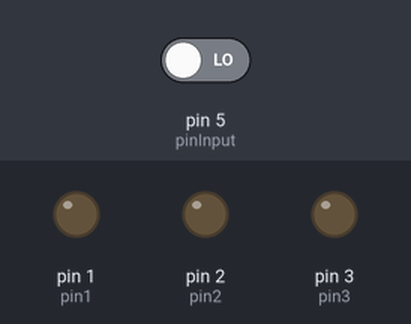
The sketch below on a simulated Arduino Uno, built with avr-gcc and run on an emulated ATmega328P. Shown: output pins drawn as LEDs (lit = HIGH). Dashed ring = blinking. The inputs (shaded band) are chosen by the test bench; at power-on: pin 5 (pinInput) LOW.

Above: at 2.3 s.
2.4 s: pin 5 (pinInput) driven HIGH
At 3.12 s:
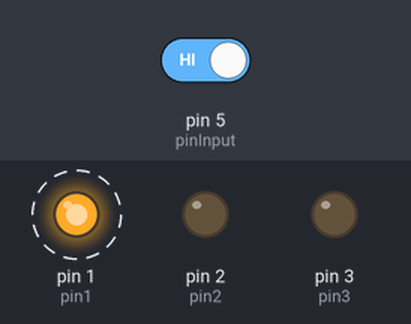
At 3.62 s:
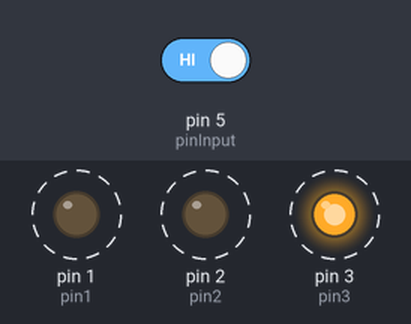
5.9 s: pin 5 (pinInput) driven LOW
At 7.0 s:
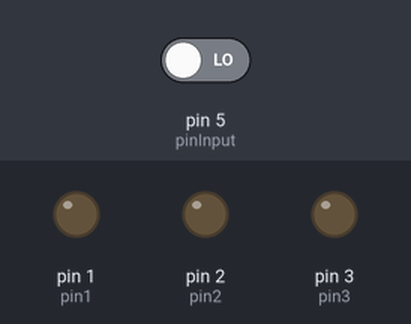
Timing chart, 0 to 8.9 s (numbered marks = the images above; inputs shaded):
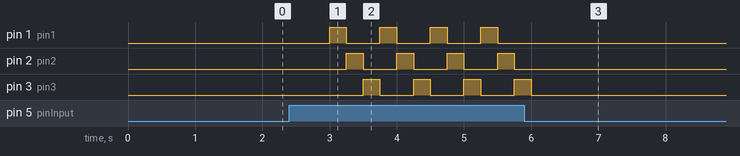

The sketch:

W3-DelayedLedWithButton.ino
```cpp
//Week 3 - Delayed leds with button hold press.

int pin1 = 1;
int pin2 = 2;
int pin3 = 3;
int pinInput = 5;
int timer = 250;

void setup()
{
  for(int thisPin = 1; thisPin<4; thisPin++){
    pinMode(thisPin, OUTPUT);
  }
  pinMode(pinInput, INPUT);
}

void loop()
{
  int read = digitalRead(pinInput);
  for(int thisPin = 1; thisPin<4; thisPin++){
    digitalWrite(thisPin, read);

    delay(timer);

    digitalWrite(thisPin, LOW);
  }
}
```

Measured:
- after the input at 2.4 s, pin 1 (pin1): alternates HIGH for 0.25 s and LOW for 0.50 s, starting after 0.60 s; pin 2 (pin2): alternates HIGH for 0.25 s and LOW for 0.50 s, starting after 0.85 s; pin 3 (pin3): alternates HIGH for 0.25 s and LOW for 0.50 s, starting after 1.1 s
- after the input at 5.9 s, pin 1 (pin1), pin 2 (pin2): stops changing and stays LOW; pin 3 (pin3): goes on until 6.0 s, then stays LOW
